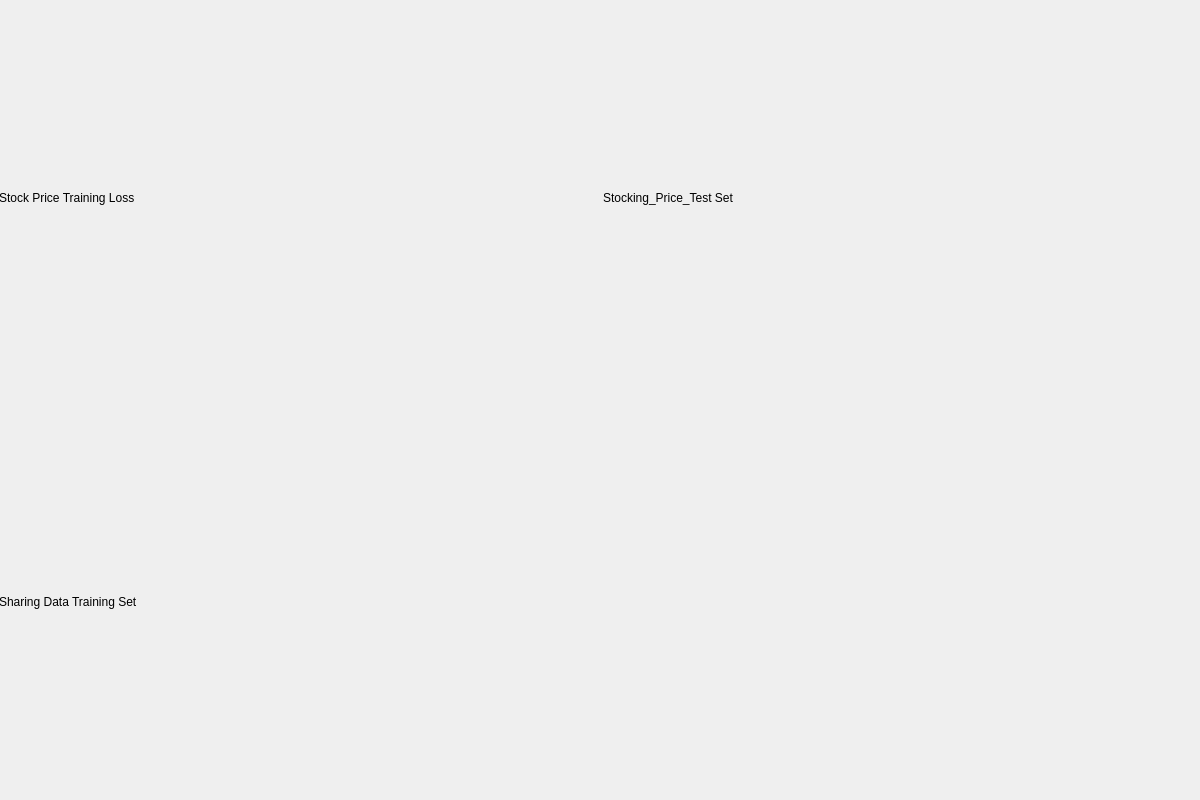
<?xml version="1.0" encoding="UTF-8"?>
<ui version="4.0">
 <class>Dialog</class>
 <widget class="QDialog" name="Dialog">
  <property name="geometry">
   <rect>
    <x>0</x>
    <y>0</y>
    <width>1200</width>
    <height>800</height>
   </rect>
  </property>
  <property name="windowTitle">
   <string>Dialog</string>
  </property>
  <widget class="QWidget" name="gridLayoutWidget">
   <property name="geometry">
    <rect>
     <x>-1</x>
     <y>-1</y>
     <width>1201</width>
     <height>801</height>
    </rect>
   </property>
   <layout class="QGridLayout" name="gridLayout">
    <item row="0" column="1">
     <widget class="QLabel" name="label_2">
      <property name="text">
       <string>Stocking_Price_Test Set</string>
      </property>
     </widget>
    </item>
    <item row="0" column="0">
     <widget class="QLabel" name="label">
      <property name="text">
       <string>Stock Price Training Loss</string>
      </property>
     </widget>
    </item>
    <item row="1" column="0">
     <widget class="QLabel" name="label_3">
      <property name="text">
       <string>Sharing Data Training Set</string>
      </property>
     </widget>
    </item>
   </layout>
  </widget>
 </widget>
 <resources/>
 <connections/>
</ui>
